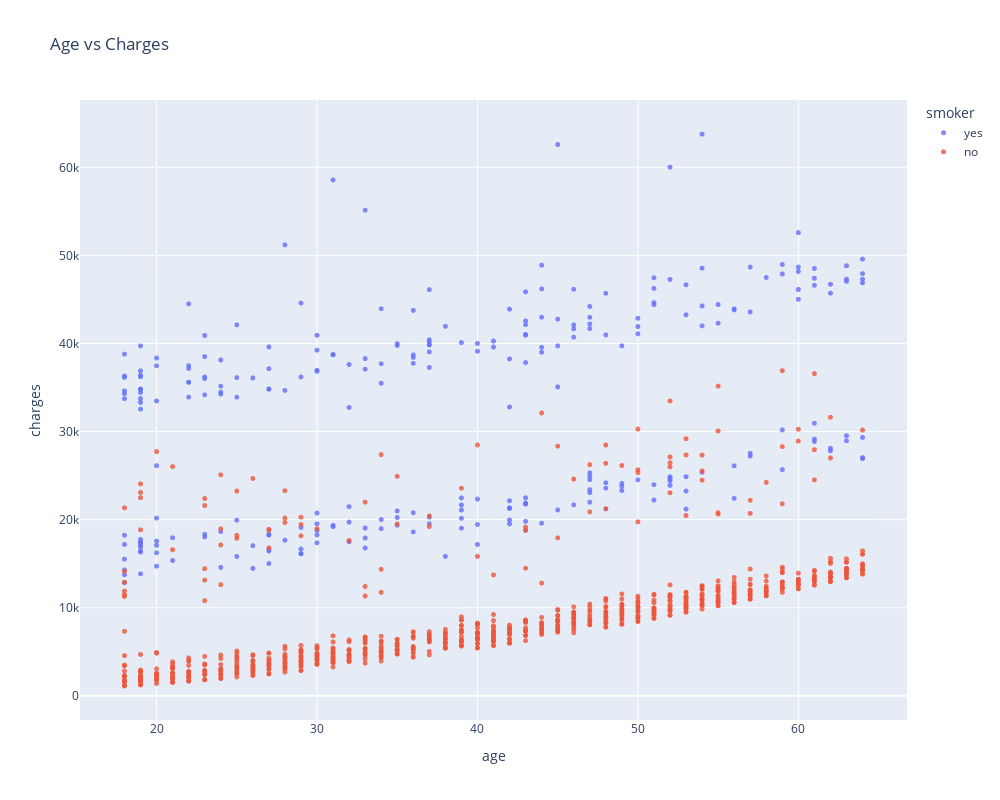

The notebook cell saved with this chart:
### Code cell
fig = px.scatter(medical_df,
                 x = 'age',
                 y = 'charges',
                 color = 'smoker',
                 opacity = 0.8, 
                 hover_data = ['sex'],
                 title = 'Age vs Charges',
                 width = 1000,
                 height = 800,)
fig.update_traces(marker_size = 5)
# fig.show()

### Figure 1 — Plotly figure (JSON) as saved in the notebook; plotly's stock layout.template omitted (floating-point values rounded to 4 significant figures; data arrays with more than 128 entries replaced by an {"elided": "..."} marker saying what was removed)
{"data": [{"customdata": {"elided": "274x1 str values"}, "hovertemplate": "smoker=yes<br>age=%{x}<br>charges=%{y}<br>sex=%{customdata[0]}<extra></extra>", "legendgroup": "yes", "marker": {"color": "#636efa", "opacity": 0.8, "size": 5, "symbol": "circle"}, "mode": "markers", "name": "yes", "showlegend": true, "type": "scattergl", "x": {"elided": "274 int values"}, "xaxis": "x", "y": {"elided": "274 float values"}, "yaxis": "y"}, {"customdata": {"elided": "1064x1 str values"}, "hovertemplate": "smoker=no<br>age=%{x}<br>charges=%{y}<br>sex=%{customdata[0]}<extra></extra>", "legendgroup": "no", "marker": {"color": "#EF553B", "opacity": 0.8, "size": 5, "symbol": "circle"}, "mode": "markers", "name": "no", "showlegend": true, "type": "scattergl", "x": {"elided": "1064 int values"}, "xaxis": "x", "y": {"elided": "1064 float values"}, "yaxis": "y"}], "layout": {"height": 800, "legend": {"title": {"text": "smoker"}, "tracegroupgap": 0}, "title": {"text": "Age vs Charges"}, "width": 1000, "xaxis": {"anchor": "y", "autorange": true, "domain": [0, 1], "range": [15.23, 66.77], "title": {"text": "age"}, "type": "linear"}, "yaxis": {"anchor": "x", "autorange": true, "domain": [0, 1], "range": [-2753.0, 67650.0], "title": {"text": "charges"}, "type": "linear"}}}
